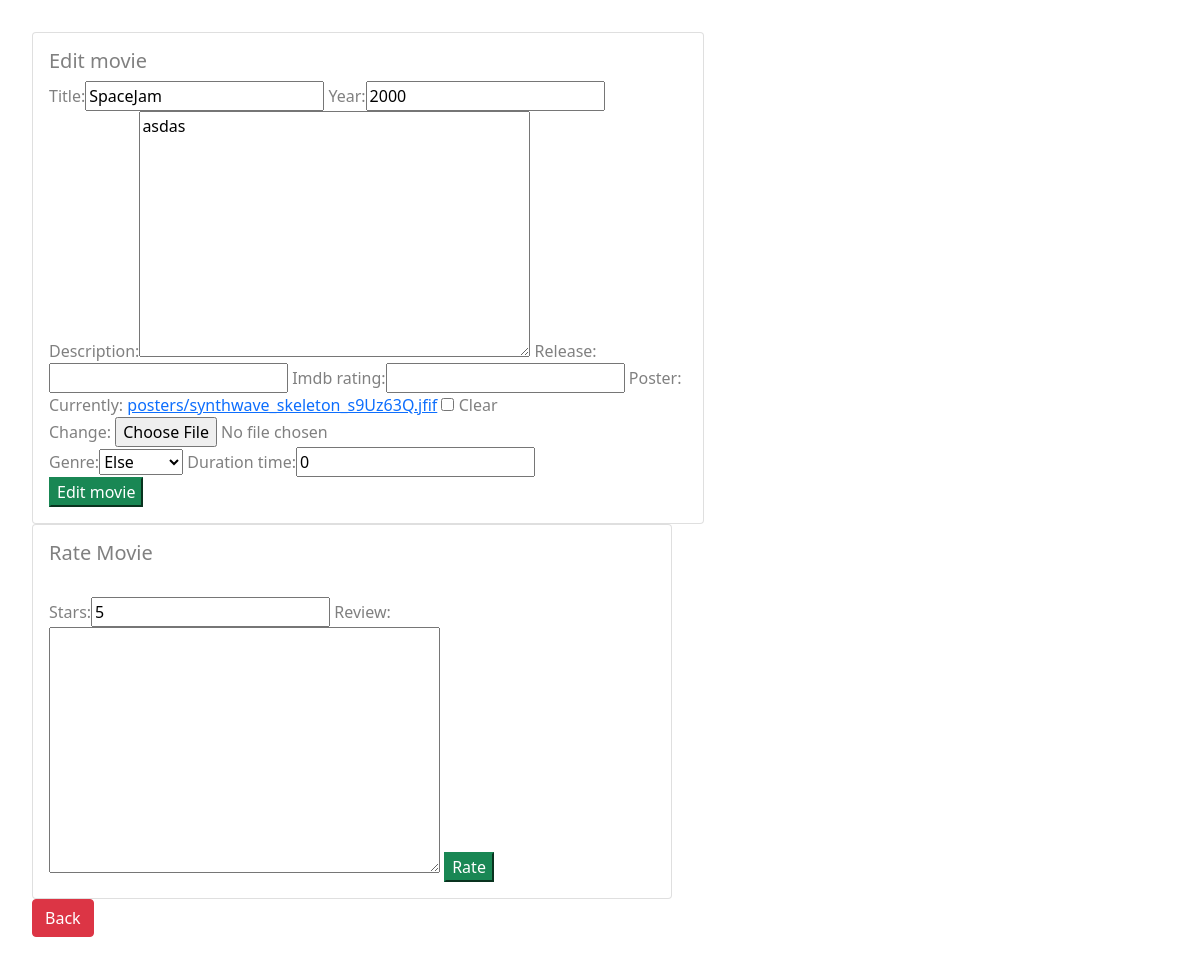
The page /films/edit/1/ (signed in) on the database as committed earlier.
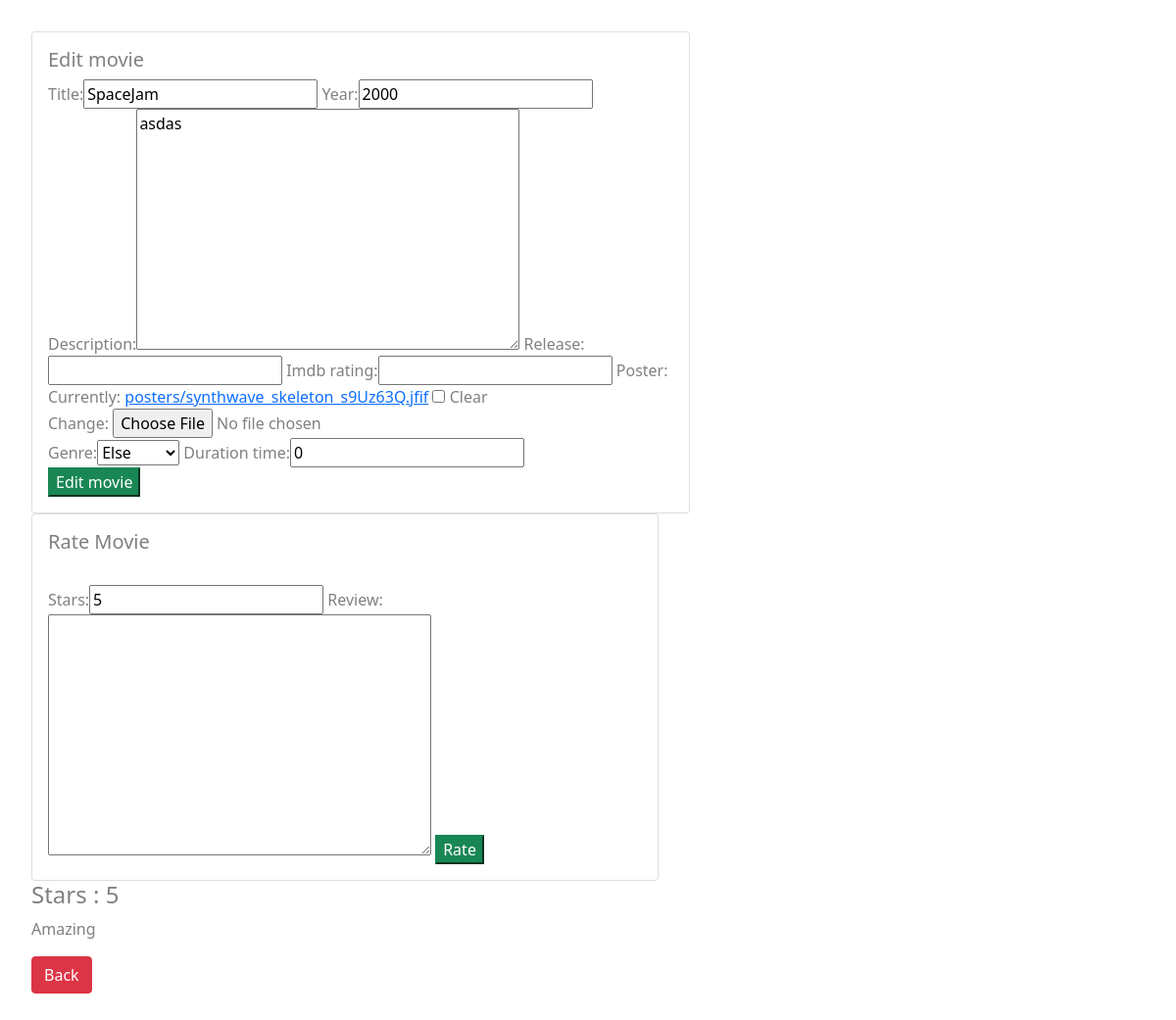
The same page on the database as committed later.
### appImdbTutorial/models.py (models this page shows)
class Rating(models.Model) :
    review = models.TextField(default='', blank=True)
    stars = models.SmallIntegerField(default=5)
    film = models.ForeignKey(Film, on_delete=models.CASCADE)

### appImdbTutorial/views.py (the view)
# urls.py: path('edit/<int:id>/', edit_movie, name='edit_movie'),
@login_required
def edit_movie(request, id) :
    if_new = False
    movie = get_object_or_404(Film, pk=id) # no primary key in our model
    reviews = Rating.objects.filter(film=movie)
    actors = movie.actors.all() #actors is related name =
    try :
        info = AdditionalInfo.objects.get(film = movie.id) # If no value is added in the models.py the dault will be lower casae name of the model
    except AdditionalInfo.DoesNotExist :
        info = None
    form_film = FilmForm(request.POST or None, request.FILES or None, instance=movie)
    form_info = AdditionalInfoForm(request.POST or None, instance=info)
    form_rati = RatingForm(request.POST or None)
    if request.method == 'POST' :
        if 'stars' in request.POST :
            rating_to_save = form_rati.save(commit=False)
            rating_to_save.film = movie
            rating_to_save.save()
    if all( (form_film.is_valid(), form_info.is_valid()) ) :
        film = form_film.save(commit=False)
        extra = form_info.save()
        film.additional_info = extra
        film.save()
        return redirect(all_movies)
    return render(request, 'movie_form.html', {'form': form_film, 'form_info': form_info, 'rating': form_rati, 'reviews': reviews, 'isNew': if_new})

### appImdbTutorial/forms.py
class FilmForm(ModelForm) :
    class Meta:
        model = Film
        fields = ['title', 'year', 'description', 'release', 'imdb_rating', 'poster']

class AdditionalInfoForm(ModelForm) :
    class Meta:
        model = AdditionalInfo
        fields = ['genre', 'duration_time']

### templates/movie_form.html (shortened to what this page needs)
<!DOCTYPE html>
{% extends 'main.html' %}
{% load bootstrap %}
{% block page %}
    <div class="card" style="width: 42rem; float: left; margin-right: 1rem;">
        <div class="card-body">
            {% if isNew %}
                <h5 class="card-title">Add movie</h5>
            {% else %}
                <h5 class="card-title">Edit movie</h5>
            {% endif %}
            <form method="POST" enctype="multipart/form-data">
                {{ form|bootstrap }}
                <br>
                {{ form_info|bootstrap }}
                <br>
                    {% if isNew %}
                        <button type="submit" class="btn-success">Add movie</button>
                    {% else %}
                        <button type="submit" class="btn-success">Edit movie</button>
                    {% endif %}
            </form>
        </div>
    </div>
    <div class="card" style="width: 40rem;">
        <div class="card-body">
            <h5 class="card-title">Rate Movie</h5>
            <form method="POST" enctype="multipart/form-data">
                <br>
                {{ rating|bootstrap }}
                    <button type="submit" class="btn-success">Rate</button>
            </form>
        </div>
    </div>
    {% for reviews_loop in reviews %}
        <h4>Stars : {{ reviews_loop.stars }}</h4>
        <p>{{ reviews_loop.review }}</p>
    {% endfor %}
    <a href="{% url 'all_movies' %}"> <button type="submit" class="btn btn-danger">Back</button> </a>
{% endblock %}

Rows that differ between the two databases and show on the page:
added Rating: stars "5", review "Amazing"
